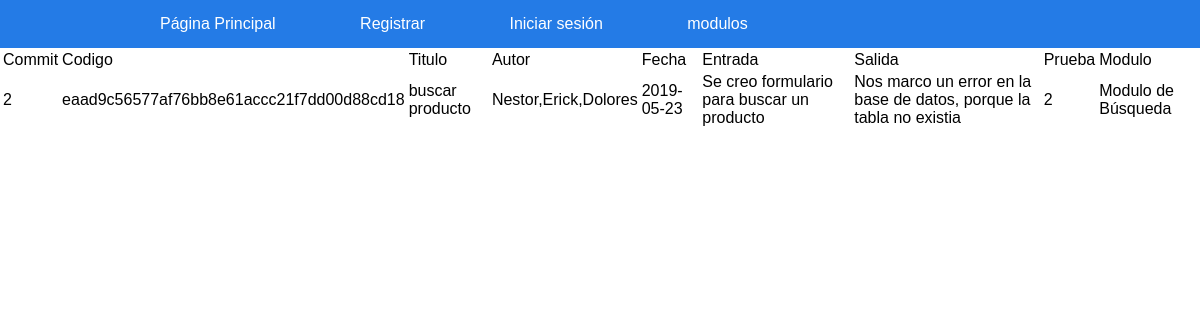
The app's page /mod2.php with its own data.
### tables this page shows
CREATE TABLE `modificaciones` (
  `id_commit` int(6) NOT NULL,
  `codigo` varchar(99) DEFAULT NULL,
  `titulo` varchar(150) DEFAULT NULL,
  `autor` varchar(20) DEFAULT NULL,
  `fecha` date DEFAULT NULL,
  `entrada` varchar(1000) DEFAULT NULL,
  `salida` varchar(1000) DEFAULT NULL,
  `id_prueba` int(6) DEFAULT NULL,
  `id_modulo` int(6) DEFAULT NULL
);

CREATE TABLE `modulo` (
  `id_modulos` int(6) NOT NULL,
  `nombre_modulo` varchar(50) DEFAULT NULL
);

### mod2.php (the view, shortened to what this page needs)
<!DOCTYPE html>
<html lang="en" dir="ltr">
  <head>
  </head>
  <body>
	<link rel="stylesheet" href="estilo.css">
  	<link rel="stylesheet" href="estilo2.css">
      <nav>
      				<ul class="nav navbar-nav">
                <li><a href="index.php">P&aacutegina Principal</a></li>
                <li><a href="agregarUsuarioinfo.php">Registrar</a></li>
      					<li><a href="login.php">Iniciar sesi&oacuten</a></li>
                <li><a href="modulo.php">modulos</a></li>
      				</ul>
      	</nav>
<?php
$consulta = "SELECT * FROM modificaciones INNER JOIN modulo on modulo.id_modulos=modificaciones.id_modulo where id_modulo=2";
$conexion=mysqli_connect("localhost","root","","bitacora") or
        die("Problemas en la conexión");
        $respuesta= mysqli_query($conexion,$consulta)or die("Problemas en el select".mysqli_error($conexion));
        ?>
<div id='modulo'>
 <center> <table class='table table-hover'>
            <thead>
        <tr>
        <td> Commit</td>
        <td>Codigo</td>
        <td>Titulo</td>
        <td>Autor</td>
        <td>Fecha</td>
        <td>Entrada</td>
        <td>Salida</td>
        <td>Prueba</td>
        <td>Modulo</td>
        </tr>
        </thead>
        <?php
while($ros= mysqli_fetch_array($respuesta)){
echo "<tr>";
echo'<td>'.$ros[0].'</td>';
echo'<td>'.$ros[1].'</td>';
echo'<td>'.utf8_encode($ros[2]).'</td>';
echo'<td>'.$ros[3].'</td>';
echo'<td>'.$ros[4].'</td>';
echo'<td>'.utf8_encode($ros[5]).'</td>';
echo'<td>'.utf8_encode($ros[6]).'</td>';
echo'<td>'.$ros[7].'</td>';
echo'<td>'.utf8_encode($ros[10]).'</td>';
echo "</tr>";}

### estilo2.css (style rules this page uses)
body { margin: 0; background-color: #FFFFFF; padding: 0px; font-family: Arial; }
nav { width: 100%; background: #247BE6; }
ul { width: 80%; margin: 0 auto; padding: 0; list-style: none; }
ul li { display: inline-block; }
ul li a { color: white; display: block; padding: 15px 40px; text-decoration: none; }

### records on screen
modificaciones: id_commit "2", codigo "eaad9c56577af76bb8e61accc21f7dd00d88cd18", titulo "buscar producto", autor "Nestor,Erick,Dolores", fecha "2019-05-23", entrada "Se creo formulario para buscar un producto", salida "Nos marco un error en la base de datos, porque la tabla no existia", id_prueba "2", id_modulo.nombre_modulo "Modulo de Búsqueda"
